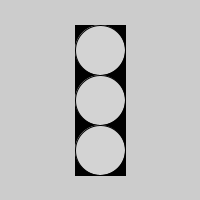
Frame 1 (no input)
Frame 60 (the mouse pressed at the canvas centre just before this capture): identical to frame 1, image omitted
Frame 120 (the mouse held since frame 60 and released just before this capture): identical to frame 1, image omitted

The Processing sketch that drew this single still picture (run headless with seeded random() and noise(); from frame 60 on, the mouse is pressed at the canvas centre):

// Processing sketch: Task_3
// ── Task_3.pde
  boolean redSw,redSwO;
  color red = color(255,0,0);
  color yellow = color(255,255,0);
  color green = color(0,128,0);
  color gray =  color(211,211,211);
  color black = color(0);
void setup()
{
 size(200,200);
 
 rectMode(CENTER);
 fill(0);
 rect(width/2,height/2,50,150);
 fill(gray);
 circle(width/2,height/2-50,50);
 circle(width/2,height/2,50);
 circle(width/2,height/2+50,50);
}

void draw()
{
  turnOnRed();
  turnOffRed();
  turnOnYellow();
  turnOffYellow();
  turnOnGreen();
  turnOffGreen();
}

void turnOnRed()
{
  if(key == 'r')
  {
    setup();
    fill(red);
    circle(width/2,height/2-50,50);    
  }
}

void turnOffRed()
{
  if(key == 'e')
  {
    setup();
    fill(gray);
    circle(width/2,height/2-50,50);    
  }
}

void turnOnYellow()
{
  if(key == 'f')
  {
    setup();
    fill(yellow);
    circle(width/2,height/2,50);    
  }
}

void turnOffYellow()
{
  if(key == 'd')
  {
    setup();
    fill(gray);
    circle(width/2,height/2,50);    
  }
}
void turnOnGreen()
{
  if(key == 'v')
  {
    setup();
    fill(green);
    circle(width/2,height/2+50,50);    
  }
}

void turnOffGreen()
{
  if(key == 'c')
  {
    setup();
    fill(gray);
    circle(width/2,height/2+50,50);    
  }
}
  
  
  
  
  
  
  
  
  
  
  
  
  
  
  
  
  
  
  
  
  //background(gray);
  
  
  /*drawTrafficLight();
  turnTrafficLightSw();
  keyPressed();
  keyReleased();
}

/*void drawTrafficLight() 
{
 fill(gray);
 rect(width/2,height/2,50,150);
 circle(width/2,height/2-50,50);
 circle(width/2,height/2,50);
 circle(width/2,height/2+50,50);
}

void turnTrafficLightSw()
{
  if(redSw)
 {
   fill(red);
   circle(width/2,height/2-50,50);
 }
}

 /*if(redSwO)
 {
   fill(gray);
   circle(width/2,height/2-50,50);
 }
}

void keyPressed()
{
  if(key == 'r' || key == 'R')
  {
  setup()
  fill(red);
  circle(width/2,height/2-50,50);
  }  
}

/*void keyReleased()
{
  if(key == 'r' || key == 'R')
  {
  redSw = false;
  }
}*/
